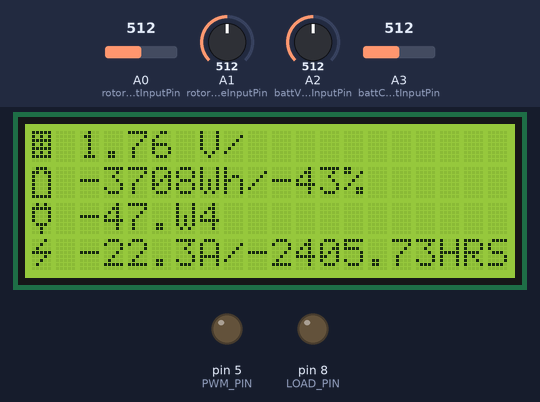
Bench run of a sketch on a simulated Arduino Uno, built with avr-gcc and run on an emulated ATmega328P. Shown: 20×4 character LCD, output pins drawn as LEDs (lit = HIGH). The test bench sets the inputs (shaded band); at power-on: A0 (rotorCurrentInputPin) = 512, A1 (rotorVoltageInputPin) = 512, A2 (battVoltageInputPin) = 512, A3 (battCurrentInputPin) = 512. The local clock reads 2024-03-15 10:24:30 at power-on unless the sketch sets it; what the sketch prints to the serial monitor is not drawn.

Above: at 1.3 s.
1.4 s: A0 (rotorCurrentInputPin) set to 716
At 1.65 s:
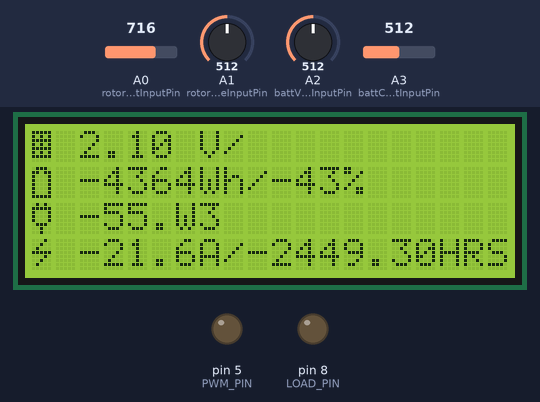
3.0 s: A1 (rotorVoltageInputPin) set to 716
At 3.26 s:
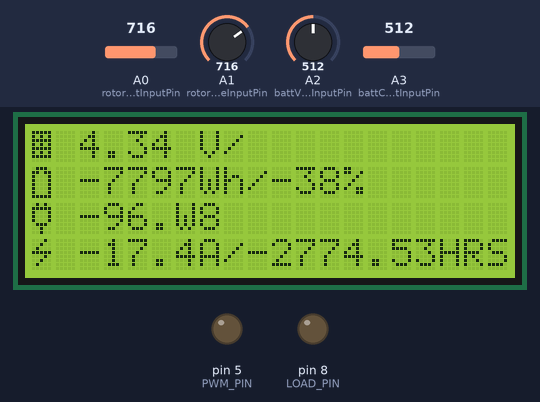
4.6 s: A2 (battVoltageInputPin) set to 716
At 4.89 s:
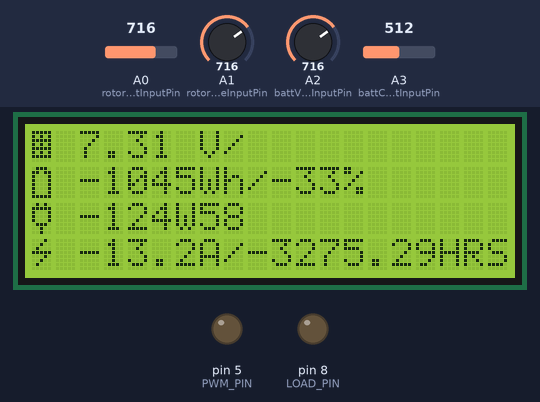
6.2 s: A3 (battCurrentInputPin) set to 716
At 6.51 s:
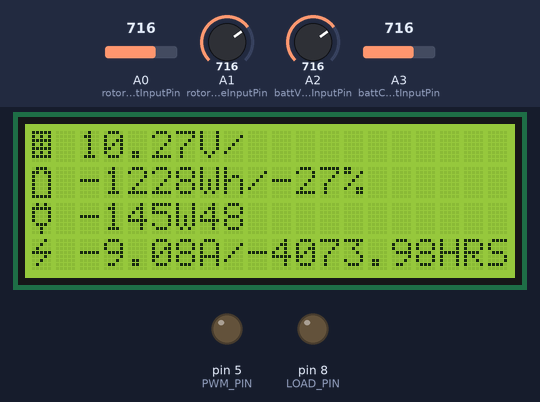
7.8 s: A0 (rotorCurrentInputPin) set to 992
At 8.14 s:
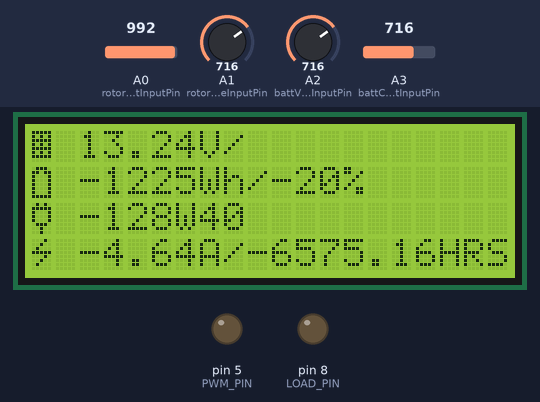
9.5 s: A1 (rotorVoltageInputPin) set to 992
At 9.76 s:
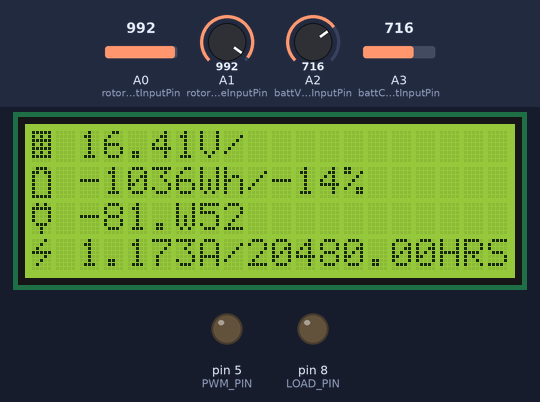
Timing chart, 0 to 12.1 s (numbered marks = the images above; inputs shaded):
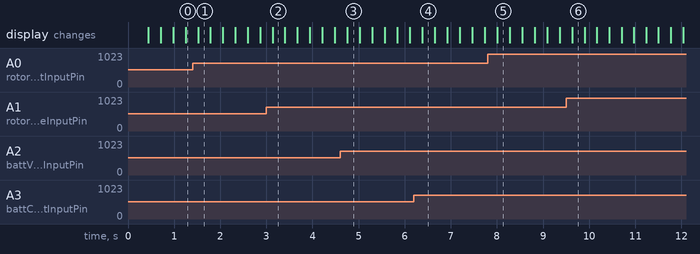

The sketch:

main_version_1.ino
```cpp
#include <Wire.h>
#include <LiquidCrystal_I2C.h>
#include <RTClib.h>

RTC_DS1307 RTC;
LiquidCrystal_I2C lcd(0x3F, 2, 1, 0, 4, 5, 6, 7, 3, POSITIVE);

int PWM_PIN = 5;
int LOAD_PIN = 8;

byte rotor[8] = //icon for rotor
{
  0b11111,0b10101,0b11111,0b10101,0b11111,0b10101,0b11111,0b00000
};
byte battery[8] =  //icon for battery
{
  0b01110,0b11011,0b10001,0b10001,0b10001,0b10001,0b10001,0b11111
};

byte load[8] =  // icon for power
{
  0b00010,0b00100,0b01000,0b11111,0b00010,0b00100,0b01000,0b00000
};

byte charge[8] = // icon for battery charge
{
  0b01010,0b11111,0b10001,0b10001,0b10001,0b01110,0b00100,0b00100,
};
byte not_charge[8]=
{
  0b00000,0b10001,0b01010,0b00100,0b01010,0b10001,0b00000,0b00000,
};

const int numReadings = 50;
//Rotor Current Reading Variables
int rotorCurrentReadings[numReadings];
int rotorCurrentIndex = 0;
int rotorCurrentTotal = 0.0;
float rotorCurrentAverage = 0.0;
int rotorCurrentInputPin = A0;


//Rotor Voltage Reading Variables
int rotorVoltageReadings[numReadings];
int rotorVoltageIndex = 0;
int rotorVoltageTotal = 0;
int rotorVoltageAverage = 0;
int rotorVoltageInputPin = A1;
float pinVoltage = 0.0;
float rotorActual = 0.0;


//Battery Voltage Reading Variables
int battVoltageReadings[numReadings];
int battVoltageIndex = 0;
int battVoltageTotal = 0;
int battVoltageAverage = 0;
int battVoltageInputPin = A2;
float battPinVoltage = 0.0;
float battActual = 0.0;


//Battery Current Reading Variables
int battCurrentReadings[numReadings];
int battCurrentIndex = 0;
int battCurrentTotal = 0;
float battCurrentAverage = 0;
int battCurrentInputPin = A3;

//State of Charge
const float battFull = 12.7;
const float battEmpty = 10.5;
int battCharge = 0;
const float battCap = 100.0;
float chargingTime = 0.0;
int duty = 0;
float battEnergy = 0.0;

//Load Variables
float loadPower = 0.0;
float loadEnergy = 0.0;

void setup()
{
  // initialize serial communication with computer:
  Serial.begin(9600);
  // initialize all the readings to 0:
  for (int thisReading = 0; thisReading < numReadings; thisReading++) {
    rotorCurrentReadings[thisReading] = 0;
    rotorVoltageReadings[thisReading] = 0;
    battVoltageReadings[thisReading] = 0;
    battCurrentReadings[thisReading] = 0;
  }

  //initialize LCD
  lcd.begin(20,4);   // initialize the lcd for 16 chars 2 lines, turn on backlight
  lcd.backlight(); // finish with backlight on
  lcd.createChar(1,rotor);
  lcd.createChar(2,battery);
  lcd.createChar(3,charge);
  lcd.createChar(4,load);
  lcd.createChar(5,not_charge);
  lcd.clear();

  //initialize Wire
  Wire.begin();

  //initialize RTC
  RTC.begin();

  //pinModes
  pinMode(LOAD_PIN, OUTPUT);
}

void loop() {
  //Get Current DateTime
  DateTime now = RTC.now();
  int timeHour = (now.hour(), DEC);
  int timeMin = (now.minute(), DEC);

  rotorVoltageRead();
  rotorCurrentRead();
  battVoltageRead();
  battCurrentRead();
  computeData();
  printLCD();
  loadControl(timeMin, timeHour);
  Serial.print("RV: ");
  Serial.print(rotorActual);
  Serial.print("\tRC: ");
  Serial.print(rotorCurrentAverage);
  Serial.print("\tBV: ");
  Serial.print(battActual);
  Serial.print("\tBC: ");
  Serial.print(battCurrentAverage);
  delay(200);
}

/*Smoothing algorithm are applied on all sensor reading functions
Data Sampling Frequency = 5 Hz
Time Interval (delay) = 200 ms
*/

void rotorVoltageRead()
{
  // subtract the last reading:
  rotorVoltageTotal= rotorVoltageTotal - rotorVoltageReadings[rotorVoltageIndex];
  // read from the sensor:
  rotorVoltageReadings[rotorVoltageIndex] = analogRead(rotorVoltageInputPin);
  // add the reading to the total:
  rotorVoltageTotal= rotorVoltageTotal + rotorVoltageReadings[rotorVoltageIndex];
  // advance to the next position in the array:
  rotorVoltageIndex = rotorVoltageIndex + 1;

  // if we're at the end of the array...
  if (rotorVoltageIndex >= numReadings)
    // ...wrap around to the beginning:
    rotorVoltageIndex = 0;

  // calculate the average:
  rotorVoltageAverage = rotorVoltageTotal / numReadings;

  pinVoltage = rotorVoltageAverage * (5.0 / 1024.0);
  rotorActual = (pinVoltage * 23.3) / 3.3;

  // send it to the computer as ASCII digits
 // Serial.println(rotorActual);
//  delay(1);        // delay in between reads for stability
}

void rotorCurrentRead()
{
  rotorCurrentTotal= rotorCurrentTotal - rotorCurrentReadings[rotorCurrentIndex];
  // read from the sensor:
  rotorCurrentReadings[rotorCurrentIndex] = analogRead(rotorCurrentInputPin);
  //rotorCurrentReadings[rotorCurrentIndex] = (rotorCurrentReadings[rotorCurrentIndex] * 5/1024.0 - 2.5)/.185; // add the reading to the total:
  rotorCurrentTotal= rotorCurrentTotal + rotorCurrentReadings[rotorCurrentIndex];
  // advance to the next position in the array:
  rotorCurrentIndex = rotorCurrentIndex + 1;

  // if we're at the end of the array...
  if (rotorCurrentIndex >= numReadings)
    // ...wrap around to the beginning:
    rotorCurrentIndex = 0;
  //Serial.println(rotorCurrentAverage);
  // calculate the average:
  rotorCurrentAverage = rotorCurrentTotal / numReadings;
  rotorCurrentAverage = rotorCurrentAverage - 509;
  rotorCurrentAverage = rotorCurrentAverage * 5 / 1024;
  rotorCurrentAverage = rotorCurrentAverage / 0.1;
//  delay(200);

}

void battCurrentRead()
{
  // subtract the last reading:
  battCurrentTotal= battCurrentTotal - battCurrentReadings[battCurrentIndex];
  // read from the sensor:
  battCurrentReadings[battCurrentIndex] = analogRead(battCurrentInputPin);

  // add the reading to the total:
  battCurrentTotal= battCurrentTotal + battCurrentReadings[battCurrentIndex];
  // advance to the next position in the array:
  battCurrentIndex = battCurrentIndex + 1;

  // if we're at the end of the array...
  if (battCurrentIndex >= numReadings)
    // ...wrap around to the beginning:
    battCurrentIndex = 0;

  // calculate the average:
  battCurrentAverage = battCurrentTotal / numReadings;
  battCurrentAverage = battCurrentAverage - 511;
  battCurrentAverage = battCurrentAverage * 5 / 1024;
  battCurrentAverage = battCurrentAverage / 0.04;
  // send it to the computer as ASCII digits
  //Serial.println(battCurrentAverage);
 // delay(200);        // delay in between reads for stability
}

void battVoltageRead()
{
  // subtract the last reading:
  battVoltageTotal= battVoltageTotal - battVoltageReadings[battVoltageIndex];
  // read from the sensor:
  battVoltageReadings[battVoltageIndex] = analogRead(battVoltageInputPin);
  // add the reading to the total:
  battVoltageTotal= battVoltageTotal + battVoltageReadings[battVoltageIndex];
  // advance to the next position in the array:
  battVoltageIndex = battVoltageIndex + 1;

  // if we're at the end of the array...
  if (battVoltageIndex >= numReadings)
    // ...wrap around to the beginning:
    battVoltageIndex = 0;

  // calculate the average:
  battVoltageAverage = battVoltageTotal / numReadings;

  battPinVoltage = battVoltageAverage * (5.0 / 1024.0);
  battActual = (battPinVoltage * 17) / 5;

  // send it to the computer as ASCII digits
  Serial.println(battActual);
 // delay(200);        // delay in between reads for stability
}

void computeData()
{
  battCharge = ((battActual - battEmpty) / (battFull - battEmpty)) * 100;
  loadPower = battActual * battCurrentAverage;
  float currCap = battCap * (100 - battCharge); //current capacity of battery
  chargingTime = currCap / rotorCurrentAverage;
  battEnergy = battActual * (battCap * battCharge);

  if (battCharge >= 80)
  {
    duty= 76;
    analogWrite(PWM_PIN,duty);
  }

  else
  {
   duty=0;
   analogWrite(PWM_PIN,duty);
  }
}

void loadControl(int timeMin, int timeHour)
{
  if (timeMin == 30 && timeHour == 17)
    digitalWrite(LOAD_PIN, HIGH);
  else if (timeHour == 6 && timeMin < 1)
    digitalWrite(LOAD_PIN, LOW);
}

void printLCD()
{
  //1st line
  lcd.setCursor(0, 0);
  lcd.write(1);
  lcd.setCursor(2, 0);
  lcd.print(rotorActual);
  lcd.setCursor(7,0);
  lcd.print("V/");

  //2nd line
  lcd.setCursor(0, 1);
  lcd.write(2);
  lcd.setCursor(2, 1);
  lcd.print(battEnergy);
  lcd.setCursor(7,1);
  lcd.print("Wh/");
  lcd.setCursor(10, 1);
  lcd.print(battCharge);
  lcd.setCursor(13, 1);
  lcd.print("%");

  //3rd line
  lcd.setCursor(0, 2);
  lcd.write(3);
  lcd.setCursor(2, 2);
  lcd.print(loadPower);
  lcd.setCursor(6, 2);
  lcd.print("W");

  //4th Line
  lcd.setCursor(0, 3);
  lcd.write(4);
  lcd.setCursor(2, 3);
  lcd.print(rotorCurrentAverage);
  lcd.setCursor(7, 3);
  lcd.print("A/");
  lcd.setCursor(9, 3);
  lcd.print(chargingTime);
  lcd.setCursor(17, 3);
  lcd.print("HRS");
}
```
